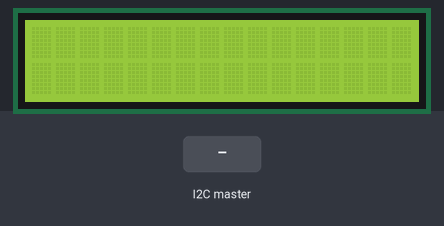
The sketch below on a simulated Arduino Uno, built with avr-gcc and run on an emulated ATmega328P. On the bench: 16×2 character LCD. The test bench sets the inputs (shaded band). What the sketch prints to the serial monitor is not drawn.

Above: at 1.2 s.
1.3 s: the I2C master sends the byte 1
At 2.3 s:
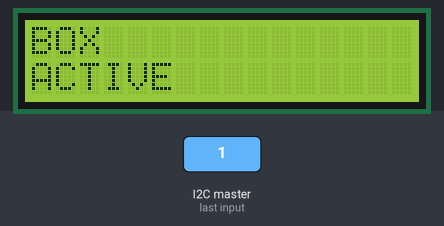
2.8 s: the I2C master sends the byte 0
At 3.5 s:
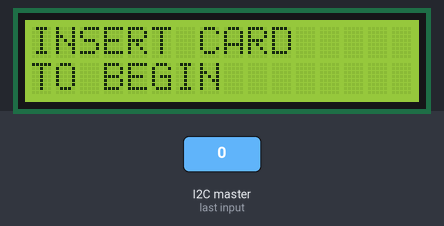
4.3 s: the I2C master sends the byte 2
At 5.6 s:
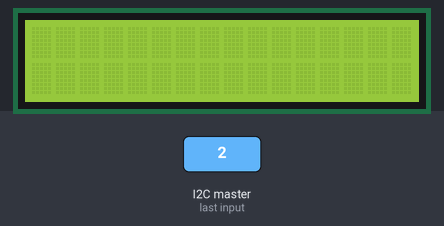
Timing chart, 0 to 7.3 s (numbered marks = the images above; inputs shaded):
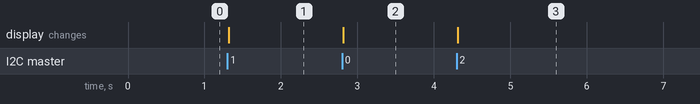

Measured:
- after the input at 1.3 s, the display: changes at once (image 1)
- after the input at 2.8 s, the display: changes at once (image 2)
- after the input at 4.3 s, the display: changes at once (image 3)

The sketch:

trust_lcd_driver.ino
```cpp
/*
* Sarah Gallacher
*/

// include the library code:
#include <LiquidCrystal.h>
#include <Wire.h>

// initialize the library with the numbers of the interface pins
LiquidCrystal lcd(8, 9, 10, 11, 12, 13); //RS, E, D8, D9, D10, D11

int displayID = 111;

void setup() {
  Serial.begin(9600);

  // set up the LCD's number of columns and rows:
  lcd.begin(16, 2);

  //initialise WIRE
  Wire.begin(displayID);
  Wire.onReceive(handleEvent);

  Serial.print("slave initialised with ID: ");
  Serial.println(displayID);
}

void loop() {
  delay(100);
}

void handleEvent(int num){
  int x = Wire.read();
  showMessage(x);
}

void showMessage(int type){
  lcd.clear();
  if(type == 0){
    lcd.setCursor(0,0);
    lcd.print("INSERT CARD");
    lcd.setCursor(0,1);
    lcd.print("TO BEGIN");
  }else if(type == 1){
    lcd.setCursor(0,0);
    lcd.print("BOX");
    lcd.setCursor(0,1);
    lcd.print("ACTIVE");
  }else if (type == 3){
    lcd.setCursor(0,0);
    lcd.print("BOX STOPPING");
    lcd.setCursor(0,1);
    lcd.print("SAVING DATA...");
  }
}
```
